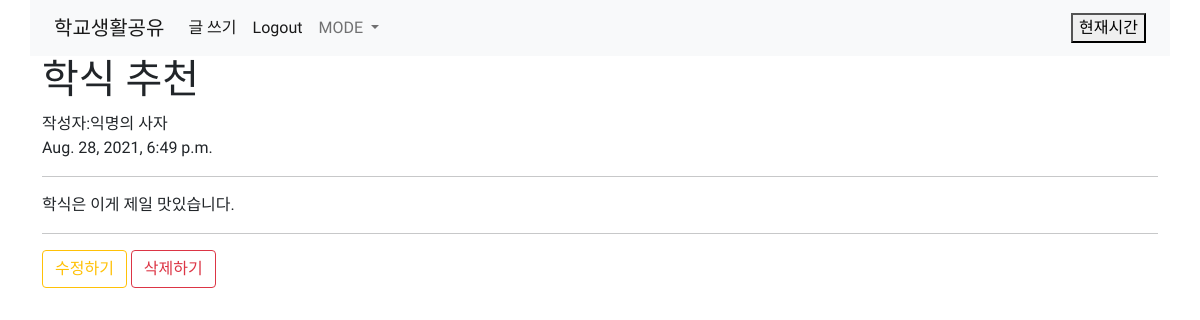
The page /schoolapp/4 (signed in) on the database its author committed.
### schoolapp/models.py (models this page shows, shortened)
class Schoolapp(models.Model):
    title = models.CharField(max_length=200)
    writer = models.CharField(max_length=200, default="익명의 사자")
    pub_date = models.DateTimeField(auto_now_add=True)
    body = models.TextField()
    image = models.ImageField(upload_to = "schoolapp/", blank = True, null = True)
    image_thumbnail = ImageSpecField(source = 'image', processors = [ResizeToFill(250, 230)])
    tags = models.ManyToManyField(Tag, blank=True)

### schoolapp/views.py (the view)
# urls.py: path('<str:id>',detail,name="detail"),
def detail(request,id):
    schoolapp = get_object_or_404(Schoolapp, pk = id)
    return render (request, 'detail.html', {'schoolapp':schoolapp})

### schoolapp/templates/detail.html (shortened to what this page needs)
{% extends 'base.html' %}
{% block content %}
    <h1>{{schoolapp.title}}</h1>
    <div>
    작성자:{{schoolapp.writer}}
    <br>
    {{schoolapp.pub_date}}
    </div>
    <hr>
    <p>{{schoolapp.body | linebreaks}}</p>
    <hr>
    {% if user.is_authenticated%}
        <a href="{% url 'edit' schoolapp.id %}" class="btn btn-outline-warning"> 수정하기 </a>
        <a href="{% url 'delete' schoolapp.id %}" class="btn btn-outline-danger"> 삭제하기 </a>
    {% endif %}
{% endblock %}

### schoolproject/templates/base.html (style rules this page uses)
body { font-family: 'Do Hyeon', sans-serif; text-align: left; }

### rows shown on the page
Schoolapp: title "학식 추천", writer "익명의 사자", pub_date "Aug. 28, 2021, 6:49 p.m.", body "학식은 이게 제일 맛있습니다."
